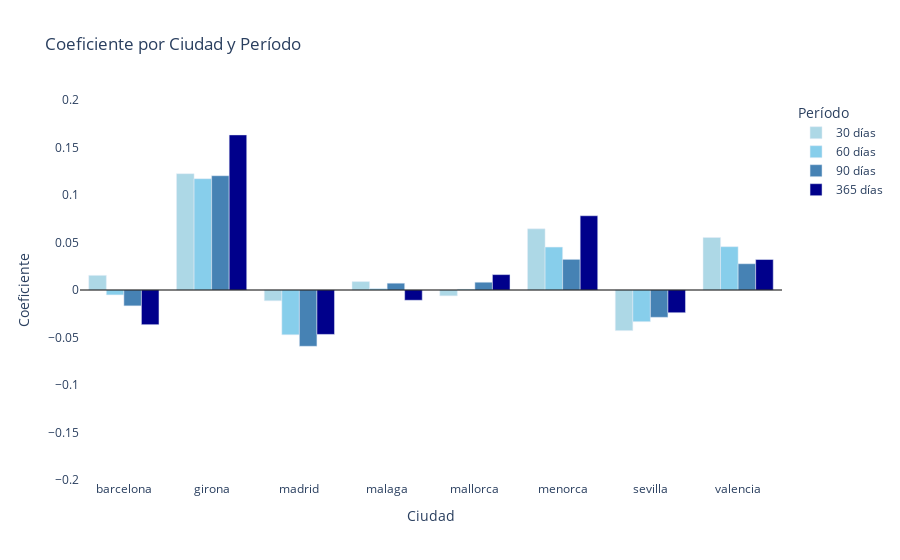

The notebook cell this image was saved under:
### Code cell
# Generar las posiciones para cada ciudad
ind = np.arange(len(pivot_df_Book))  

# Extraer los coeficientes para cada período
coef30 = pivot_df_Book['Coeficiente (30 días)']
coef60 = pivot_df_Book['Coeficiente (60 días)']
coef90 = pivot_df_Book['Coeficiente (90 días)']
coef365 = pivot_df_Book['Coeficiente (365 días)']

fig = go.Figure()

# Añadir cada grupo de barras con colores específicos
fig.add_trace(go.Bar(
    x=pivot_df_Book.index,
    y=coef30,
    name='30 días',
    marker_color='#ADD8E6'  # Azul claro
))

fig.add_trace(go.Bar(
    x=pivot_df_Book.index,
    y=coef60,
    name='60 días',
    marker_color='#87CEEB'  # Azul cielo
))

fig.add_trace(go.Bar(
    x=pivot_df_Book.index,
    y=coef90,
    name='90 días',
    marker_color='#4682B4'  # Azul acero
))

fig.add_trace(go.Bar(
    x=pivot_df_Book.index,
    y=coef365,
    name='365 días',
    marker_color='#00008B'  # Azul oscuro
))

fig.update_layout(
    title='Coeficiente por Ciudad y Período',
    xaxis_title='Ciudad',
    yaxis_title='Coeficiente',
    barmode='group',  # Agrupar las barras
    yaxis=dict(range=[-0.2, 0.2]),  # Ajustar el rango del eje Y
    plot_bgcolor='rgba(0,0,0,0)',  # Fondo transparente
    legend=dict(title='Período', font=dict(size=12))
)

# Añadir una línea horizontal en y=0
fig.add_shape(type='line',
              x0=0, x1=1, y0=0, y1=0,
              xref='paper', yref='y',
              line=dict(color='black', width=1))

fig.show()

### Figure 1 — Plotly figure (JSON) as saved in the notebook; plotly's stock layout.template omitted (floating-point values rounded to 4 significant figures)
{"data": [{"marker": {"color": "#ADD8E6"}, "name": "30 días", "type": "bar", "x": ["barcelona", "girona", "madrid", "malaga", "mallorca", "menorca", "sevilla", "valencia"], "y": [0.01542, 0.1224, -0.01135, 0.008864, -0.006135, 0.06436, -0.04275, 0.0553]}, {"marker": {"color": "#87CEEB"}, "name": "60 días", "type": "bar", "x": ["barcelona", "girona", "madrid", "malaga", "mallorca", "menorca", "sevilla", "valencia"], "y": [-0.005172, 0.1172, -0.04712, 0.001496, 0.0008071, 0.0452, -0.03335, 0.04558]}, {"marker": {"color": "#4682B4"}, "name": "90 días", "type": "bar", "x": ["barcelona", "girona", "madrid", "malaga", "mallorca", "menorca", "sevilla", "valencia"], "y": [-0.01671, 0.1203, -0.05924, 0.00716, 0.008181, 0.03227, -0.02876, 0.02764]}, {"marker": {"color": "#00008B"}, "name": "365 días", "type": "bar", "x": ["barcelona", "girona", "madrid", "malaga", "mallorca", "menorca", "sevilla", "valencia"], "y": [-0.0365, 0.1632, -0.04673, -0.01078, 0.0162, 0.07815, -0.02391, 0.03207]}], "layout": {"barmode": "group", "legend": {"font": {"size": 12}, "title": {"text": "Período"}}, "plot_bgcolor": "rgba(0,0,0,0)", "shapes": [{"line": {"color": "black", "width": 1}, "type": "line", "x0": 0, "x1": 1, "xref": "paper", "y0": 0, "y1": 0, "yref": "y"}], "title": {"text": "Coeficiente por Ciudad y Período"}, "xaxis": {"title": {"text": "Ciudad"}}, "yaxis": {"range": [-0.2, 0.2], "title": {"text": "Coeficiente"}}}}
